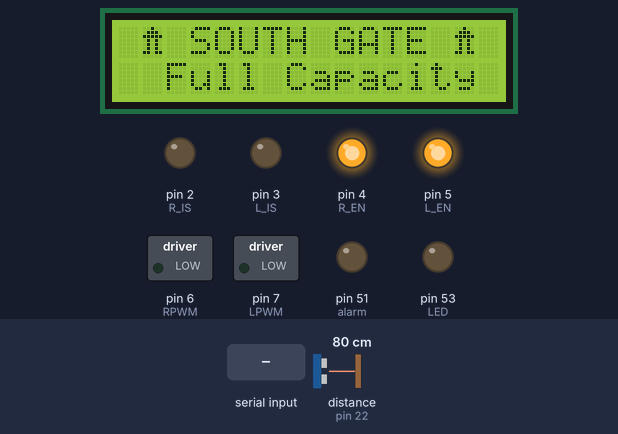
Bench run of a sketch on a simulated Arduino Mega 2560, built with avr-gcc and run on an emulated ATmega2560. Parts: 16×2 character LCD, switched loads named in the sketch (green lamp = pin HIGH), output pins drawn as LEDs (lit = HIGH). Wiring (inferred from the names in the program): ultrasonic range finder: trigger pin 24; echo pin 22. The test bench sets the inputs (shaded band); at power-on: distance to the obstacle (sensor on pin 22) 80 cm. The echo pulse lasts 58.3 µs per cm; pins used as bus, display or sensor lines are not drawn; what the sketch prints to the serial monitor is not drawn.

Above: at 1.2 s.
1.3 s: "ya" received over the second serial link
At 2.1 s:
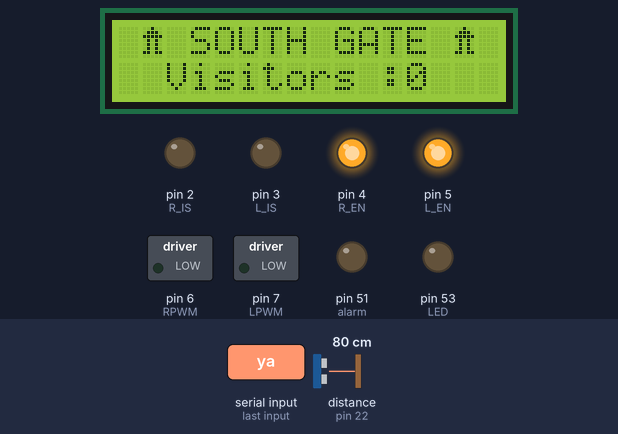
Timing chart, 0 to 4.3 s (numbered marks = the images above; inputs shaded):
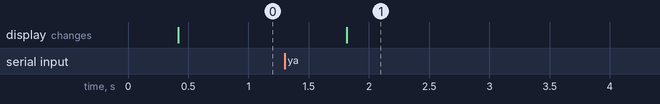

Measured:
- after the input at 1.3 s, the display: changes after 0.51 s (image 1)

The sketch:

Intergrasi.ino
```cpp
// inisialisasi library
#include <Wire.h>
#include <LiquidCrystal_I2C.h>

// define GPIO untuk Ultrasonic
#define echoPin 22
#define trigPin 24
// #define echoPin2 10
// #define trigPin2 11
// define GPIO untuk Motor Driver BTS7960
#define R_IS 2
#define L_IS 3
#define R_EN 4
#define L_EN 5
#define RPWM 6
#define LPWM 7
// set alamat LCD
LiquidCrystal_I2C lcd(0x27, 16, 2);

// define indikator
#define alarm 51
#define LED 53
// inisialisasi variabel
long duration;
int distance = 10,  counter;
int pengunjung;
String barcode = "";
int kuotapengunjung;
// pembuatan custom karakter lcd
byte gate[] = {
  B00100,
  B01110,
  B11111,
  B01010,
  B01010,
  B01010,
  B11011,
  B00000
};
// pembuatan array
String arrReceive[4];
static int result = 0;
int total;
byte repair = 0;
byte jobdone = 0;
byte lastkontrol = 0;
byte admin, kondisi, kontrol;
int temp_pengunjung = 0; // Variabel sementara untuk menyimpan nilai pengunjung
bool full = false;
void setup() {
// Mengaktifkan komunikasi serial
  Serial.begin(9600);
  Serial3.begin(9600);
// komunikasi serial GM Scanner
  Serial1.begin(9600);
  Serial3.setTimeout(100);
// Mengaktifkan LCD
  lcd.init();
  lcd.backlight();
  lcd.clear();
// Mengaktifkan Sensor Ultrasonic
  pinMode(trigPin, OUTPUT);
  //pinMode(trigPin2, OUTPUT);
  pinMode(echoPin, INPUT);
  //pinMode(echoPin2, INPUT);
  pinMode(alarm, OUTPUT);
// Mengaktifkan Indicator
  pinMode(LED, OUTPUT);
// Mengaktifkan Motor Servo
  pinMode(R_IS, OUTPUT);
  pinMode(L_IS, OUTPUT);
  pinMode(R_EN, OUTPUT);
  pinMode(L_EN, OUTPUT);
  pinMode(RPWM, OUTPUT);
  pinMode(LPWM, OUTPUT);
  digitalWrite(R_IS, LOW);
  digitalWrite(R_EN, HIGH);
  digitalWrite(L_IS, LOW);
  digitalWrite(L_EN, HIGH);
}
void getdor() // Fungsi Untuk Membuka dan Menutup Pintu
{
  analogWrite(RPWM, 0);
  analogWrite(LPWM, 40);
  delay(500);
  analogWrite(RPWM, 0);
  analogWrite(LPWM, 0);
  delay(2000);
  analogWrite(RPWM, 40);
  analogWrite(LPWM, 0);
  delay(500);
  analogWrite(RPWM, 0);
  analogWrite(LPWM, 0);
  delay(2000);
}


void loop(){
  int sts;
  ////////////////////PEMBACAAN GM SCANNER 66/////////////////////////
  while (Serial3.available() > 0) {
    barcode = Serial3.readString();
    if (barcode != "" && repair == 0 && full == false) {
      getdor();
      temp_pengunjung = temp_pengunjung + 1; // Menambah nilai pengunjung pada variabel sementara

    }
  }

  ///////////////////////PEMBACAAN ULTASONIC/////////////////////////
  // 1. Pembacaan ultasonic point pertama
  digitalWrite(trigPin, LOW); // Set trigger signal low for 2us
  delayMicroseconds(5);
  digitalWrite(trigPin, HIGH);
  delayMicroseconds(10);
  digitalWrite(trigPin, LOW);
  duration = pulseIn(echoPin, HIGH);
  distance = (duration * 0.034) / 2.0; // Konversi pulsa ke jarak
  delay(300);
  if (distance != 0 && distance <= 15 && temp_pengunjung > 0 && repair == 0) {
    Serial.print("aktif");
    temp_pengunjung = temp_pengunjung - 1; // Mengurangi nilai pengunjung pada variabel sementara
    getdor();
  }

  if (temp_pengunjung < 0) {
    temp_pengunjung = 0;
  }

  // Menyalin nilai pengunjung dari variabel sementara ke variabel utama
  pengunjung = temp_pengunjung;

  Serial.print("ini barcode : ");
  Serial.println(barcode);
  Serial.print("");
  Serial.print("ini jarak : ");
  Serial.println(distance);
  Serial.print("ini pengunjung : ");
  Serial.println(pengunjung);
  Serial.println("");


  //////////////////////// MENGIRIM DATA KE ARDUINO MEGA ////////////////////
  String minta = "";
  while (Serial1.available() > 0) {
    minta += char(Serial1.read());
    //Serial.println("ada");
  }
  minta.trim();
  if (minta != "") {
    int index = 0;
    for (int i = 0; i < minta.length(); i++) {
      char delimiter = '#';
      if (minta[i] != delimiter) {
        arrReceive[index] += minta[i];
      } else {
        index++;
      }
    }

    if (index >= 0)
    {
      // Serial.print(arrReceive[0]);
      // Serial.print(arrReceive[1]);
      // Serial.print(arrReceive[2]);
      // Serial.print(arrReceive[3]);
      Serial.println("");
      kuotapengunjung = arrReceive[0].toInt();
      if(kuotapengunjung == 0){
        kuotapengunjung = 5;
      }
      Serial.print("kuota Pengunjung : ");
      Serial.println(kuotapengunjung);
      admin = byte(arrReceive[1].toInt());
      kontrol = byte(arrReceive[2].toInt());
      Serial.print("ini admin : ");
      Serial.println(admin);
      Serial.print("ini kontrol : ");
      Serial.println(kontrol);

      if (arrReceive[3] == "ya")
      {
        sendata();
      }

    }
    // menghapus pengunjung data
    arrReceive[0] = "";
    arrReceive[1] = "";
    arrReceive[2] = "";
    arrReceive[3] = "";
  }

  if(admin == 0 && kontrol == 0 ){
    repair = 0;
  }

  if(kontrol != lastkontrol){
    jobdone = 0;

  }

  if (admin == 1 && kontrol == 1 && jobdone == 0) {
    repair = 1;
    analogWrite(RPWM, 0);
    analogWrite(LPWM, 45);
    delay(300);
    analogWrite(RPWM, 0);
    analogWrite(LPWM, 0);
    delay(1000);
    jobdone = 1;
    lastkontrol = 1;
    Serial.println("Buka");
  }

  if (admin == 1 && kontrol == 2 && jobdone == 0) {
    repair = 1;
    analogWrite(RPWM, 45);
    analogWrite(LPWM, 0);
    delay(300);
    analogWrite(RPWM, 0);
    analogWrite(LPWM, 0);
    delay(1000);
    jobdone = 1;
    lastkontrol = 2;
    Serial.println("Tutup");
  }

  lcd.createChar(0, gate);
  lcd.setCursor(1, 0);
  lcd.write((byte)0);
  lcd.createChar(0, gate);
  lcd.setCursor(14, 0);
  lcd.write((byte)0);
  lcd.setCursor(3, 0);
  lcd.print("SOUTH GATE");
  lcd.setCursor(12, 0);
  if (pengunjung >= kuotapengunjung) {
    lcd.setCursor(2, 1);
    lcd.print("Full Capacity");
    lcd.setCursor(13, 1);
    lcd.print(""); // Membersihkan karakter pengunjung sebelumnya
    full = true;
    kondisi = 1;
  } else {
    lcd.setCursor(2, 1);
    lcd.print("Visitors : ");
    lcd.setCursor(12, 1);
    lcd.print("    "); // Membersihkan karakter pengunjung sebelumnya
    lcd.setCursor(12, 1);
    lcd.print(pengunjung);
    full = false;
  }
  minta = "";
  delay(1000);
  }

void sendata(){
  String datakirim = String(pengunjung) + "#" + String(kondisi)+"#"+barcode;
  Serial1.println(datakirim);
  Serial.print("Data terkirim! : ");
  Serial.println(datakirim);
  digitalWrite(LED, HIGH);
  delay(20);
  digitalWrite(LED, LOW);
  delay(20);
  barcode = "";
}
```
